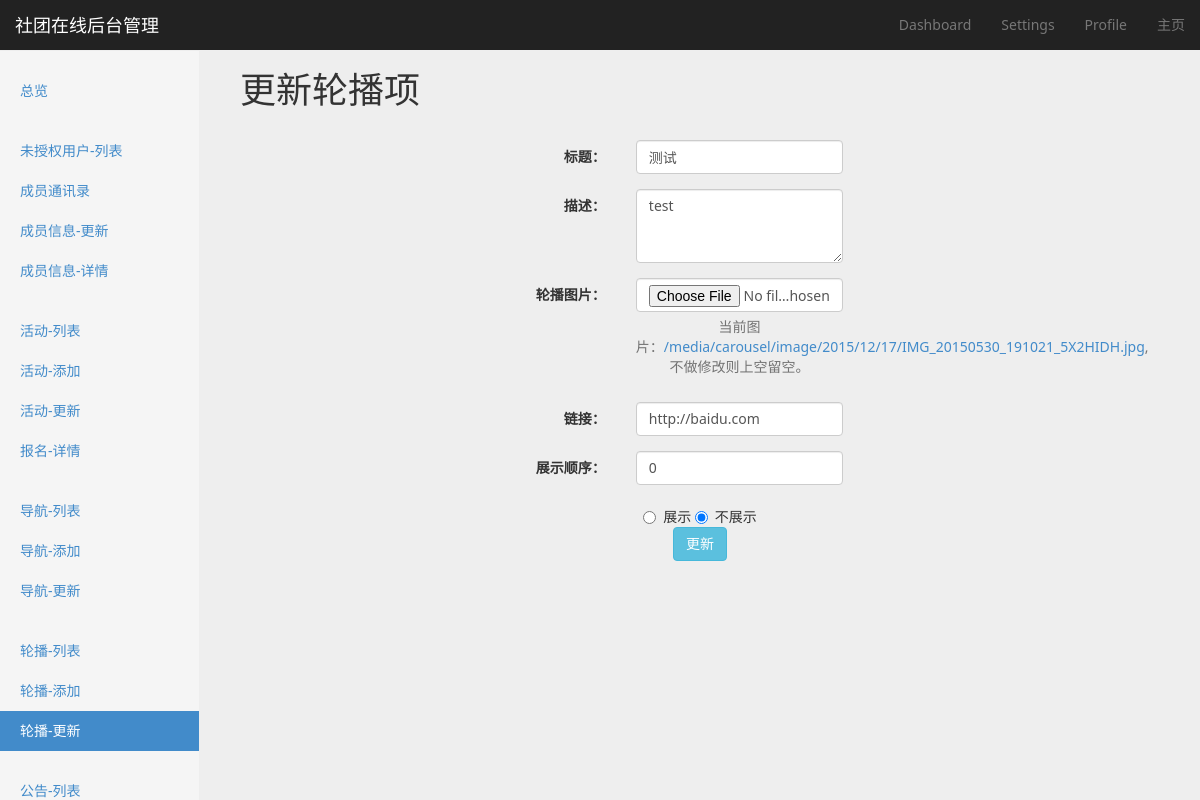
The app's page /carousel/2/update/ with its own data.
### carousel/models.py (models this page shows, shortened)
class Carousel(models.Model):
    title = models.CharField(max_length=16, blank=True, null=True)
    summery = models.TextField(blank=True, null=True)
    img = models.ImageField(upload_to='./carousel/image/%Y/%m/%d/')
    target_url = models.URLField(blank=True, null=True)
    create_time = models.DateTimeField(auto_now_add=True)
    show_order = models.IntegerField(default=0)
    on_show = models.BooleanField(default=True)
    class Meta:
        verbose_name_plural = verbose_name = u'轮播'
        ordering = ['show_order', '-create_time']

### carousel/views.py (the view)
# urls.py: url(r'^(?P<pk>[0-9]+)/update/$', views.CarouselUpdateView.as_view(), name='carousel-update'),
class CarouselUpdateView(AjaxableResponseMixin, UpdateView):
    model = Carousel
    context_object_name = 'carousel'
    template_name_suffix = '_update_form'
    success_url = reverse_lazy('carousel-list')
    fields = ['title', 'summery', 'img', 'target_url', 'show_order', 'on_show']
    def get_context_data(self, *args, **kwargs):
        context = super(CarouselUpdateView, self).get_context_data(*args, **kwargs)
        context['active_page'] = 'carousel-update'
        return context

### utils/common_mixin.py (called while the page is built)
    def get_context_data(self, *args, **kwargs):
        context = super(BaseMixin, self).get_context_data(**kwargs)
        context['COMMUNITY_NAME'] = COMMUNITY_NAME
        context['COMMUNITY_DESCRIPTION'] = COMMUNITY_DESCRIPTION
        context['PAGE_NUMBER'] = PAGE_NUMBER
        return context

### templates/carousel/carousel_update_form.html (shortened to what this page needs)
{% extends 'website/backend/settings/settings_base.html' %}
{% block option-title %}
    更新轮播项
{% endblock %}
{% block content %}
    <div class="col-md-12">
        <form class="form-horizontal" id="data-form">
            <div class="form-group">
                <label for="title" class="col-sm-3 col-sm-offset-2 control-label">标题：</label>
                <div class="col-sm-3">
                    <input type="text" id="title" name="title" class="form-control" required value={{ carousel.title }}>
                </div>
            </div>
            <div class="form-group">
                <label for="summery" class="col-sm-3 col-sm-offset-2 control-label">描述：</label>
                <div class="col-sm-3">
                    <textarea class="form-control" id="summery" rows="3" wrap="hard" name="summery">{{ carousel.summery }}</textarea>
                </div>
            </div>
            <div class="form-group">
                <label for="img" class="col-sm-3 col-sm-offset-2 control-label">轮播图片：</label>
                <div class="col-sm-3">
                    <input type="file" id="img" name="img" class="form-control" value="{{ carousel.img }}">
                    <span class="help-block" id="helpBlock">当前图片：<a href="{% url 'media' carousel.img %}">{% url 'media' carousel.img %}</a>,不做修改则上空留空。</span>
                </div>
            </div>
            <div class="form-group">
                <label for="target_url" class="col-sm-3 col-sm-offset-2 control-label">链接：</label>
                <div class="col-sm-3">
                    <input type="text" id="target_url" name="target_url" class="form-control" value="{{ carousel.target_url }}">
                </div>
            </div>
            <div class="form-group">
                <label for="show_order" class="col-sm-3 col-sm-offset-2 control-label">展示顺序：</label>
                <div class="col-sm-3">
                    <input type="number" id="show_order" name="show_order" class="form-control" value="{{ carousel.show_order }}">
                </div>
            </div>
            <div class="radio">
                <label>
                <input type="radio" name="on_show" value="True" {% if carousel.on_show %}checked{% endif %}>
                展示
                </label>
                <label>
                <input type="radio" name="on_show" value="" {% if not carousel.on_show %}checked{% endif %}>
                不展示
                </label>
            </div>
            <button class="btn btn-info" id="submit-btn">更新</button>
        </form>
    </div>
{% endblock %}

### website/static/css/main.css (style rules this page uses)
body { background-color: #eeeeee; font-family: "Segoe UI", "Microsoft YaHei UI", sans-serif, "Segoe MDL2 Assets", "Symbols"; }

### website/static/css/dashboard.css (style rules this page uses)
body { padding-top: 50px; }

### records on screen
Carousel: title "测试", summery "test", img "/media/carousel/image/2015/12/17/IMG_20150530_191021_5X2HIDH.jpg", target_url "http://baidu.com", show_order "0", on_show "☐ 展示", on_show "☑ 不展示"

### other values on screen
{{ COMMUNITY_NAME }} "社团在线"
